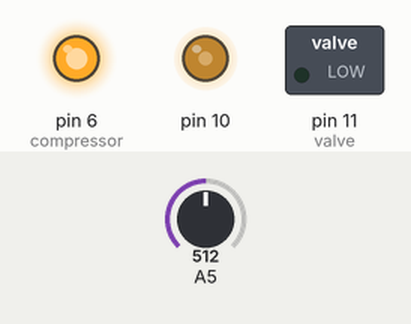
Simulated run of this sketch. Board: Arduino Uno, built with avr-gcc and run on an emulated ATmega328P. Shown: switched loads named in the sketch (green lamp = pin HIGH), output pins drawn as LEDs (lit = HIGH). Inputs (shaded band) come from the test bench; at power-on: A5 = 512. What the sketch prints to the serial monitor is not drawn.

Above: at 1.2 s.
1.3 s: A5 set to 1023
At 1.65 s:
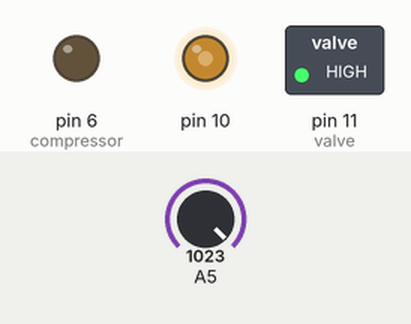
4.3 s: A5 set to 900
At 6.46 s:
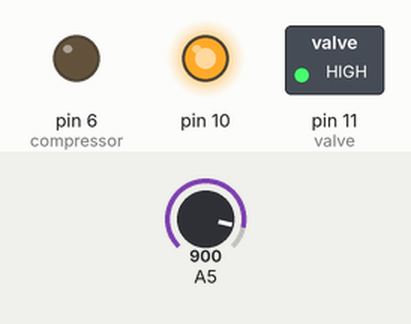
Timing chart, 0 to 13.3 s (numbered marks = the images above; inputs shaded):
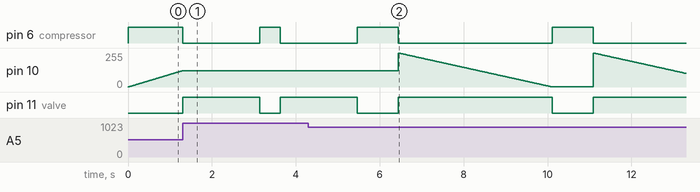

The sketch:

compressor.ino
```cpp
int compressor = 6;
int valve = 11;

void setup() {
  // put your setup code here, to run once:
  pinMode(compressor, OUTPUT);
  pinMode(valve, OUTPUT);
  pinMode(A5, INPUT);
  pinMode(10, OUTPUT);
  Serial.begin(9600);

}

void loop() {
  int readingA5 = analogRead(A5);
  int mult = map(readingA5, 1024, 0, 10, 100);
  Serial.print(readingA5);
  Serial.print("\t");


  // put your main code here, to run repeatedly:
  digitalWrite(compressor, HIGH);
  digitalWrite(valve, LOW);
  //delay(mult*400);
  for(int i=0; i<mult*40; i++)
  {
      readingA5 = analogRead(A5);
      int newmult = map(readingA5, 1024, 0, 10, 100);
      if (newmult*40<i)
      break;


   int intensity = map(i,0,mult*40,0,255);
   analogWrite(10,intensity);
   delay(1);
    }
   /*
  digitalWrite(compressor, LOW);
  digitalWrite(valve, LOW);

  readingA5 = analogRead(A5);
  mult = map(readingA5, 1024, 0, 10, 100);


  Serial.print(mult);
  Serial.print("\t");

  for(int i=0; i<mult*40; i++)
  {
      readingA5 = analogRead(A5);
      int newmult = map(readingA5, 1024, 0, 10, 100);
      if (newmult*40<i)
      break;

   delay(1);
    }
   */
  digitalWrite(compressor, LOW);
  digitalWrite(valve, HIGH);

  readingA5 = analogRead(A5);
  mult = map(readingA5, 1024, 0, 10, 100);

  //Serial.print(mult);
  //Serial.print("\t");

  for(int i=0; i<mult*150; i++)
  {
      readingA5 = analogRead(A5);
      int newmult = map(readingA5, 1024, 0, 10, 100);
      if (newmult*150<i)
      break;

 int intensity = map(i,0,mult*150,255,0);
 analogWrite(10,intensity);

   delay(1);
    }


  //digitalWrite(compressor, HIGH);
  //digitalWrite(valve, HIGH);
  //delay(3000);
  //digitalWrite(compressor, LOW);
  //digitalWrite(valve, HIGH);
  //delay(3000);
}
```

Measured:
- after the input at 1.3 s, pin 6 (compressor): HIGH → LOW after 0.00 s instead of 1.4 s; pin 10: stays 122/255 (without the input it goes to 123/255 after 0.00 s); pin 11 (valve): LOW → HIGH after 0.00 s instead of 1.4 s
